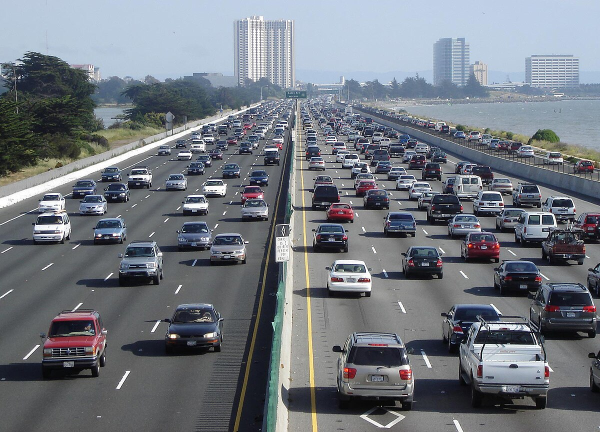
#> input picture cameratest/objectdetectie/aaa.jpg, 1200 x 864 px, given in place of testvideo2.mp4, which was not available (shown at 1/2 size)
$ python test2.py
#> lines starting #> are read from the running program, lines starting #| are printed output that depends on the picture; after the words box and inside, x2 and y2 are one past the last pixel; in counts of white or black regions, pixels touching at a corner belong together; pictures that were not available may be replaced by others from this repository, and a replacement may not be noted
import cv2
import numpy as np

def region_of_interest(img, vertices):
    mask = np.zeros_like(img)
    cv2.fillPoly(mask, vertices, 255)
    masked_image = cv2.bitwise_and(img, mask)
    return masked_image

def get_x(line, y_norm):
    x1, y1, x2, y2 = line
    if x1 == x2:  # vertical line
        return x1
    if (y1 - y_norm) * (y2 - y_norm) > 0: # line does not cross y_norm
        return None

    m = (y2 - y1) / (x2 - x1)
    if m == 0:
        return None
    x = x1 + (y_norm - y1) / m
    return int(x)

def detect_lanes(path):
    capture = cv2.VideoCapture(path)

    if not capture.isOpened():
        print("Error: Could not open video.")
        return

    while True:
        ret, frame = capture.read()
#> frame is the input picture: shape (864, 1200, 3); mean B, G, R 126.9, 119.3, 113.9

        if not ret:
            break

        blurred = cv2.GaussianBlur(frame, (5, 5), 0)
        gray = cv2.cvtColor(blurred, cv2.COLOR_BGR2GRAY)
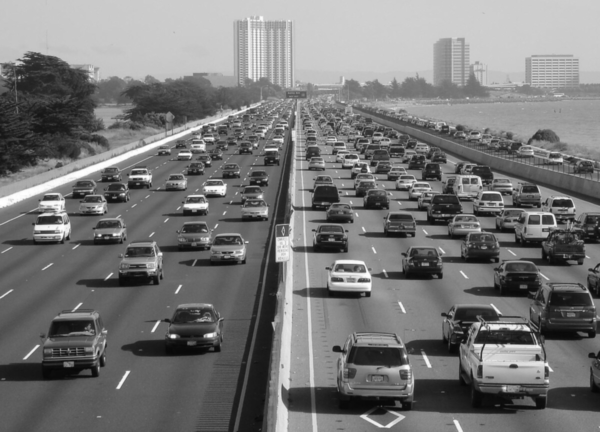
#> gray: shape (864, 1200) (shown at 1/2 size); min 6, max 255, mean 118.6
        grayscale = cv2.inRange(gray, 150, 255) # 200 - 255 voor rechter camera
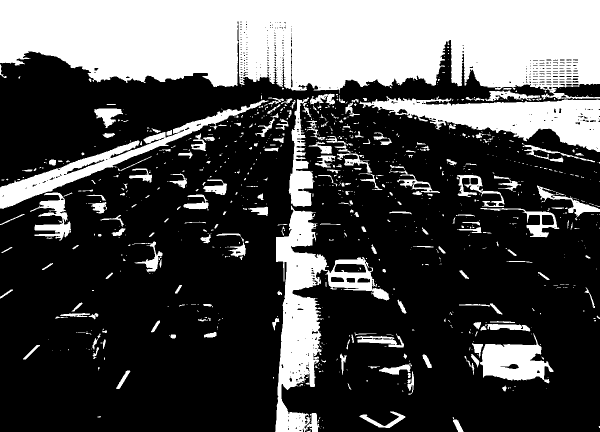
#> grayscale: shape (864, 1200) (shown at 1/2 size); 30% white; 873 white regions (643 under 20 px), largest, box (x1, y1, x2, y2) and area: (0, 0, 1200, 199) 187994, (550, 411, 779, 864) 29563, (719, 192, 1200, 304) 24348

        edges = cv2.Canny(grayscale, 70, 200)
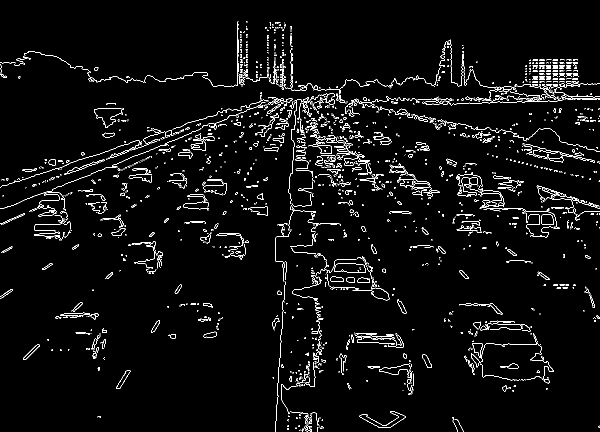
#> edges: shape (864, 1200) (shown at 1/2 size); 3.4% white in thin lines or dots

        height, width = edges.shape
#> height = 864; width = 1200
        y_norm = int(height / 2)
#> y_norm = 432
        x_norm = 550

        roi_border = width // 8 * 3
#> roi_border = 450

        region_vertices = [(roi_border, 0), (width, 0), (width, height), (roi_border, height)] # rechterkant
        roi = region_of_interest(edges, np.array([region_vertices], np.int32))
#> in region_of_interest, `cv2.fillPoly(mask, vertices, 255)`:
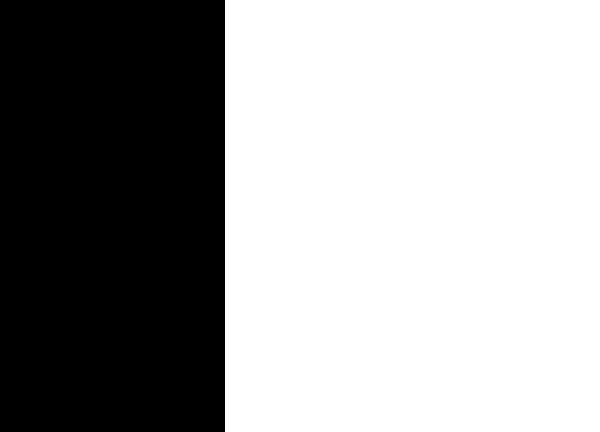
#> mask: shape (864, 1200) (shown at 1/2 size); 62.5% white; 1 black region, box (x1, y1, x2, y2) and area: (0, 0, 450, 864) 388800
#> in region_of_interest, `masked_image = cv2.bitwise_and(img, mask)`:
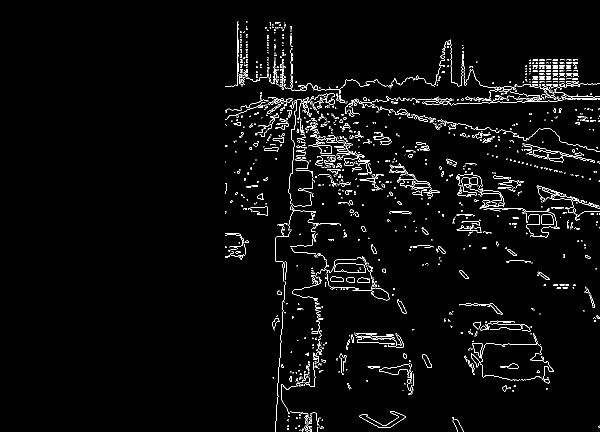
#> masked_image: shape (864, 1200) (shown at 1/2 size); 2.6% white in thin lines or dots, all inside (x1, y1, x2, y2) = (450, 42, 1200, 864)
        lines = cv2.HoughLinesP(roi, 1, np.pi / 180, 50, np.array([]), minLineLength=50, maxLineGap=300)
#> lines = 167 rows, first 6: [475, 144, 1198, 324], [526, 199, 1199, 199], [550, 858, 598, 170], [501, 208, 1199, 196], [474, 97, 1081, 704], [457, 217, 1176, 192]

        x_at_target_values = []

        x_at_target_values = []

        if lines is not None:
            for line in lines:
                x_val = get_x(line[0], y_norm)
                if x_val is not None:
                    x_at_target_values.append(x_val)
                    x1, y1, x2, y2 = line[0]
                    cv2.line(frame, (x1, y1), (x2, y2), (0, 0, 255), 5)
#> this loop made 167 passes
#> (m in get_x, x in get_x, x_val) on passes 3, 5, 9, 10, 12, 15, 16, 17, 20, 21, 22, 23: (-14.33, 579.7, 579), (1, 809, 809), (0.385, 1055.6, 1055), (0.753, 930.8, 930), (1.11, 824.7, 824), (2.61, 694.3, 694), (1, 817, 817), (1, 803, 803), (2.05, 716.1, 716), (0.753, 929.8, 929), (-14.36, 578.4, 578), (19.29, 600.7, 600)
#> x_val on passes 61, 62, 66, 67, 68, 70: 714, 1070, 1063, 616, 565, 731
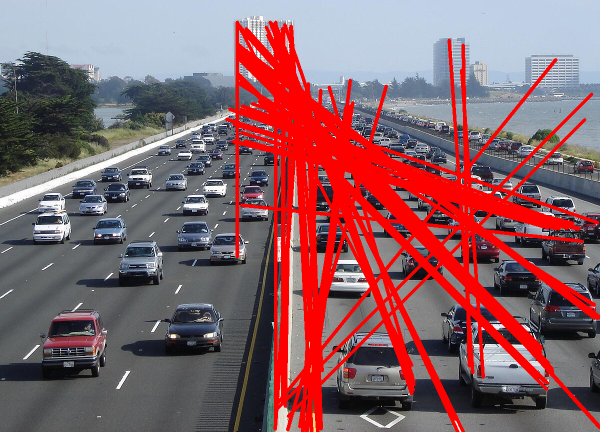
#> frame: shape (864, 1200, 3) (shown at 1/2 size); 17.12% of pixels changed, all inside (x1, y1, x2, y2) = (450, 41, 1200, 864)
#> after the loop, x_at_target_values = 73 values, max 1157 at index 44, min 474 at index 49, mean 793.4

        if x_at_target_values:
            x_at_target = int(np.median(x_at_target_values))
#> x_at_target = 761
            cv2.circle(frame, (x_at_target, y_norm), 10, (255, 0, 0), -1)  # visualisation of x_at_target
#> frame: shape (864, 1200, 3); 0.03% of pixels changed, all inside (x1, y1, x2, y2) = (751, 422, 772, 443)
            if x_at_target < x_norm - 25: # example values
                print("steer left")
            elif x_at_target > x_norm + 25: # example values, maybe make them linear / exponential
                print("steer right")
            else:
                print("go straight")

        cv2.line(frame, (0, y_norm), (width, y_norm), (255, 255, 0), 2) # y_norm
        cv2.line(frame, (x_norm, 0), (x_norm, height), (255, 255, 0), 2) # x_norm
        cv2.line(frame, (roi_border, 0), (roi_border, height), (0, 255, 255), 2) # ROI
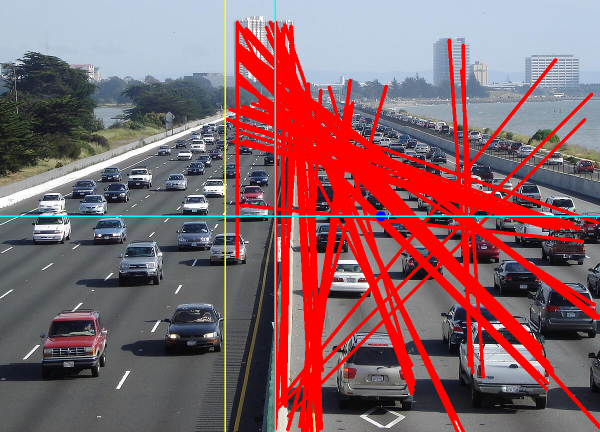
#> frame: shape (864, 1200, 3) (shown at 1/2 size); mean B, G, R 105.8, 99.8, 136.2

        #cv2.imshow("Grayscale", grayscale)
        cv2.imshow("Lines", frame)

        if cv2.waitKey(33) & 0xFF == ord('q'): # ongeveer 30 FPS
#> (key q is pressed here)
            break

    capture.release()
    cv2.destroyAllWindows()

path = 'C:/Vakken/Jaar 2/Project 78 (SDC)/data/tests/testvideo2.mp4'
# path = 'C:/Vakken/Jaar 2/Project 78 (SDC)/data/smalldemoright/output_video.mp4'
detect_lanes(path)
